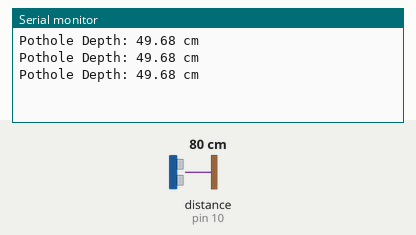
A sketch run on a simulated Arduino Uno, built with avr-gcc and run on an emulated ATmega328P. Parts: the last lines printed to the serial monitor. Wiring (inferred from the names in the program): ultrasonic range finder: trigger pin 9; echo pin 10. The test bench sets the inputs (shaded band); at power-on: distance to the obstacle (sensor on pin 10) 80 cm. The echo pulse lasts 58.3 µs per cm.

Above: at 1.3 s.
1.4 s: distance to the obstacle (sensor on pin 10) set to 2 cm
At 1.9 s:
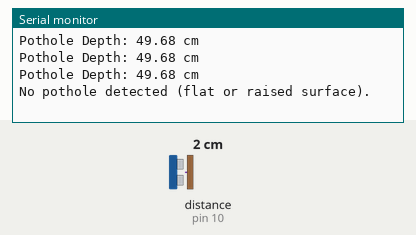
3.5 s: distance to the obstacle (sensor on pin 10) set to 120 cm
At 3.9 s:
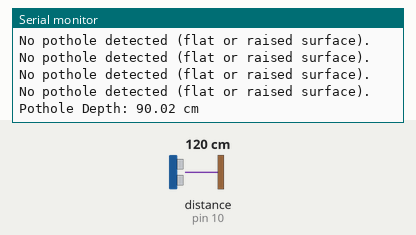
6.5 s: distance to the obstacle (sensor on pin 10) set to 4 cm
At 7.0 s:
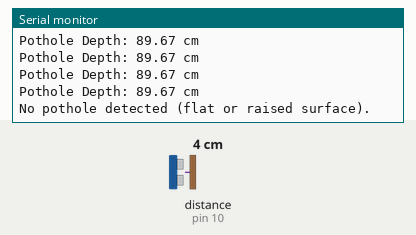
Timing chart, 0 to 9.5 s (numbered marks = the images above; inputs shaded):
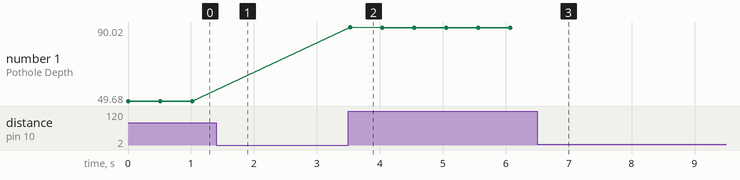

The sketch:

imobilothon25_distance_sensor.ino
```cpp
const int trigPin = 9;
const int echoPin = 10;
float duration, distance;
const float x = 30.0;
float potholeDepth;

void setup() {
  pinMode(trigPin, OUTPUT);
  pinMode(echoPin, INPUT);
  Serial.begin(9600);
}

void loop() {
  digitalWrite(trigPin, LOW);
  delayMicroseconds(2);
  digitalWrite(trigPin, HIGH);
  delayMicroseconds(10);
  digitalWrite(trigPin, LOW);
  duration = pulseIn(echoPin, HIGH);
  distance = (duration * 0.0343) / 2;
  potholeDepth = distance - x;
  if (potholeDepth > 5) {
    Serial.print("Pothole Depth: ");
    Serial.print(potholeDepth);
    Serial.println(" cm");
  } else {
    Serial.println("No pothole detected (flat or raised surface).");
  }
  delay(500);
}
```

Measured:
- after the input at 1.4 s, the serial monitor: prints a new line after 0.12 s (image 1)
- after the input at 3.5 s, the serial monitor: prints a new line at once (image 2)
- after the input at 6.5 s, the serial monitor: prints a new line after 0.07 s (image 3)
- plotted number 1: 49.68 → 89.67 after the input at 3.5 s
